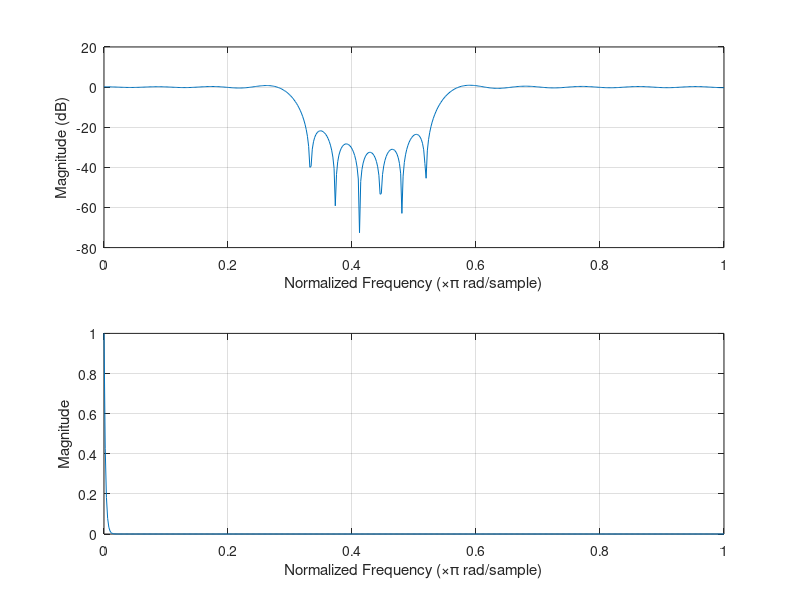

MATLAB code to generate this figure:
% Filter number 73
% Navjot Singh
% 130110071
% FIR Filter using Kaiser Window

% Global Parameters
delta=0.15;                
f_sample = 100000;
f_message = 45000;
t_width = 2000;

% Given analog frequencies corresponding to filter number
B_l= 16300;
B_h= 26300;
B_l_p= B_l - t_width;
B_h_p= B_h + t_width;
analog_specs= [B_l_p, B_l, B_h, B_h_p]; 

% Conversion to digital specification
digital_specs= (analog_specs*2*pi)/f_sample;

% Parameters for Kaiser Window
A = -1*20*log10(delta)
omega_t= min(digital_specs(2)-digital_specs(1),digital_specs(4)-digital_specs(3));
N_1 = (A-8)/(2*2.285*omega_t);
N = ceil(N_1)+6;   % Adjusted to get overshoot within Tolerance
if A>50
    alpha=0.1102*(A-8.7);
else
    if(A>=21)
        alpha=0.5842*((A-21)^0.4)+(0.07886*(A-21));
    else
        alpha=0;
    end
end
beta= alpha/N;

% Preparing Ideal Impulse Response
omega_c1=0.5*(digital_specs(1)+digital_specs(2));
omega_c2=0.5*(digital_specs(3)+digital_specs(4));
h_ideal= zeros((2*N)+1,1);
for k=-N:1:N
    h_ideal(k+N+1)=-1*(sin(omega_c2*k)-sin(omega_c1*k))/(pi*k);
end
h_ideal(N+1)=1-(omega_c2-omega_c1)/pi;
h_ideal;
% Generate Kaiser window coefficients
k_window=kaiser((2*N)+1,alpha);

% Windowing the Ideal Impulse Response
h_filter=h_ideal.*k_window;
freqz(h_filter);
digital_specs/pi

% This part is to convert the scale to linear from dB
% Courtesy : MathWorks FAQs
ax=get(gcf,'Children'); 			
li=get(ax(1),'Children'); 
r=get(ax(1),'YLabel'); 
set(r,'String','Magnitude') 
ydata=get(li,'Ydata'); 
y=10.^(ydata/20); 
set(li,'Ydata',y);